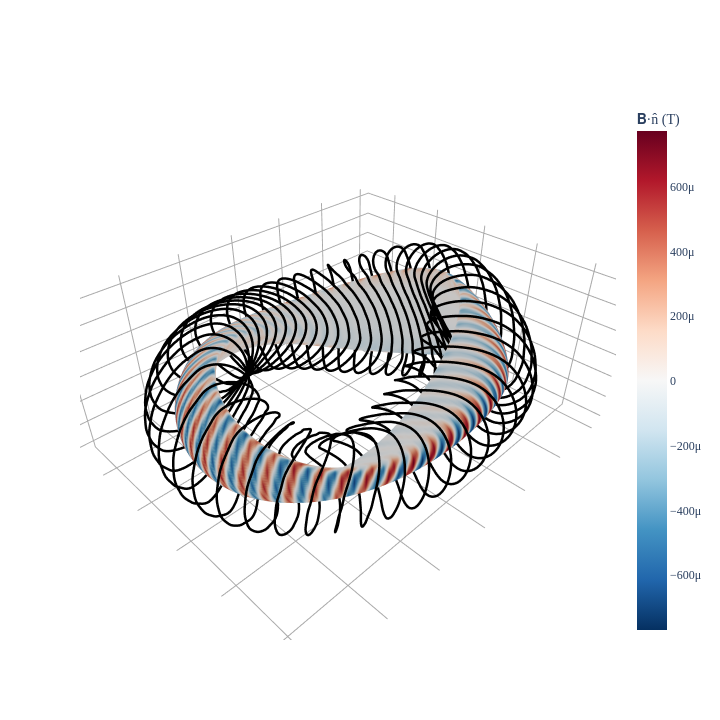

Notebook source saved alongside this figure:
### Markdown cell above
# Modular coil figure

### Code cell
field = field_modular
coils_modular = field.to_CoilSet(24, step=2)

from desc.plotting import *

figsize = (10, 10)
fig = plot_3d(
    eq.surface,
    "B*n",
    field=coils_modular,
    figsize=figsize,
    zeroline=False,
    showgrid=False,
)
fig = plot_coils(coils_modular, fig=fig, figsize=figsize)
fig.update_layout(
    scene=dict(
        xaxis=dict(showticklabels=False),
        yaxis=dict(showticklabels=False),
        zaxis=dict(showticklabels=False),
        xaxis_title=" ",
        yaxis_title=" ",
        zaxis_title=" ",
    ),
)
fig.show()
if save_stuff:
    fig.write_image("figures/modular_coils.png")

### Figure 1 — Plotly figure (JSON) as saved in the notebook; plotly's stock layout.template omitted (floating-point values rounded to 4 significant figures; data arrays with more than 128 entries replaced by an {"elided": "..."} marker saying what was removed)
{"data": [{"colorbar": {"title": {"text": "𝐁·n̂ (T)"}}, "colorscale": [[0, "rgb(5,48,97)"], [0.1, "rgb(33,102,172)"], [0.2, "rgb(67,147,195)"], [0.3, "rgb(146,197,222)"], [0.4, "rgb(209,229,240)"], [0.5, "rgb(247,247,247)"], [0.6, "rgb(253,219,199)"], [0.7, "rgb(244,165,130)"], [0.8, "rgb(214,96,77)"], [0.9, "rgb(178,24,43)"], [1, "rgb(103,0,31)"]], "flatshading": true, "i": {"elided": "40200 int values"}, "intensity": {"elided": "20301 float values"}, "j": {"elided": "40200 int values"}, "k": {"elided": "40200 int values"}, "name": "𝐁·n̂ (T)", "opacity": 1, "showscale": true, "type": "mesh3d", "x": {"elided": "20301 float values"}, "y": {"elided": "20301 float values"}, "z": {"elided": "20301 float values"}}, {"hovertext": "Current = -115004.21426901803 (A)", "line": {"color": "black", "dash": "solid", "width": 5}, "marker": {"opacity": 0, "size": 0}, "name": "CoilSet[0]", "showlegend": false, "type": "scatter3d", "x": {"elided": "801 float values"}, "y": {"elided": "801 float values"}, "z": {"elided": "801 float values"}}, {"hovertext": "Current = -115004.21426901803 (A)", "line": {"color": "black", "dash": "solid", "width": 5}, "marker": {"opacity": 0, "size": 0}, "name": "CoilSet[1]", "showlegend": false, "type": "scatter3d", "x": {"elided": "801 float values"}, "y": {"elided": "801 float values"}, "z": {"elided": "801 float values"}}, {"hovertext": "Current = -115004.21426901803 (A)", "line": {"color": "black", "dash": "solid", "width": 5}, "marker": {"opacity": 0, "size": 0}, "name": "CoilSet[2]", "showlegend": false, "type": "scatter3d", "x": {"elided": "801 float values"}, "y": {"elided": "801 float values"}, "z": {"elided": "801 float values"}}, {"hovertext": "Current = -115004.21426901803 (A)", "line": {"color": "black", "dash": "solid", "width": 5}, "marker": {"opacity": 0, "size": 0}, "name": "CoilSet[3]", "showlegend": false, "type": "scatter3d", "x": {"elided": "801 float values"}, "y": {"elided": "801 float values"}, "z": {"elided": "801 float values"}}, {"hovertext": "Current = -115004.21426901803 (A)", "line": {"color": "black", "dash": "solid", "width": 5}, "marker": {"opacity": 0, "size": 0}, "name": "CoilSet[4]", "showlegend": false, "type": "scatter3d", "x": {"elided": "801 float values"}, "y": {"elided": "801 float values"}, "z": {"elided": "801 float values"}}, {"hovertext": "Current = -115004.21426901803 (A)", "line": {"color": "black", "dash": "solid", "width": 5}, "marker": {"opacity": 0, "size": 0}, "name": "CoilSet[5]", "showlegend": false, "type": "scatter3d", "x": {"elided": "801 float values"}, "y": {"elided": "801 float values"}, "z": {"elided": "801 float values"}}, {"hovertext": "Current = -115004.21426901803 (A)", "line": {"color": "black", "dash": "solid", "width": 5}, "marker": {"opacity": 0, "size": 0}, "name": "CoilSet[6]", "showlegend": false, "type": "scatter3d", "x": {"elided": "801 float values"}, "y": {"elided": "801 float values"}, "z": {"elided": "801 float values"}}, {"hovertext": "Current = -115004.21426901803 (A)", "line": {"color": "black", "dash": "solid", "width": 5}, "marker": {"opacity": 0, "size": 0}, "name": "CoilSet[7]", "showlegend": false, "type": "scatter3d", "x": {"elided": "801 float values"}, "y": {"elided": "801 float values"}, "z": {"elided": "801 float values"}}, {"hovertext": "Current = -115004.21426901803 (A)", "line": {"color": "black", "dash": "solid", "width": 5}, "marker": {"opacity": 0, "size": 0}, "name": "CoilSet[8]", "showlegend": false, "type": "scatter3d", "x": {"elided": "801 float values"}, "y": {"elided": "801 float values"}, "z": {"elided": "801 float values"}}, {"hovertext": "Current = -115004.21426901803 (A)", "line": {"color": "black", "dash": "solid", "width": 5}, "marker": {"opacity": 0, "size": 0}, "name": "CoilSet[9]", "showlegend": false, "type": "scatter3d", "x": {"elided": "801 float values"}, "y": {"elided": "801 float values"}, "z": {"elided": "801 float values"}}, {"hovertext": "Current = -115004.21426901803 (A)", "line": {"color": "black", "dash": "solid", "width": 5}, "marker": {"opacity": 0, "size": 0}, "name": "CoilSet[10]", "showlegend": false, "type": "scatter3d", "x": {"elided": "801 float values"}, "y": {"elided": "801 float values"}, "z": {"elided": "801 float values"}}, {"hovertext": "Current = -115004.21426901803 (A)", "line": {"color": "black", "dash": "solid", "width": 5}, "marker": {"opacity": 0, "size": 0}, "name": "CoilSet[11]", "showlegend": false, "type": "scatter3d", "x": {"elided": "801 float values"}, "y": {"elided": "801 float values"}, "z": {"elided": "801 float values"}}, {"hovertext": "Current = -115004.21426901803 (A)", "line": {"color": "black", "dash": "solid", "width": 5}, "marker": {"opacity": 0, "size": 0}, "name": "CoilSet[12]", "showlegend": false, "type": "scatter3d", "x": {"elided": "801 float values"}, "y": {"elided": "801 float values"}, "z": {"elided": "801 float values"}}, {"hovertext": "Current = -115004.21426901803 (A)", "line": {"color": "black", "dash": "solid", "width": 5}, "marker": {"opacity": 0, "size": 0}, "name": "CoilSet[13]", "showlegend": false, "type": "scatter3d", "x": {"elided": "801 float values"}, "y": {"elided": "801 float values"}, "z": {"elided": "801 float values"}}, {"hovertext": "Current = -115004.21426901803 (A)", "line": {"color": "black", "dash": "solid", "width": 5}, "marker": {"opacity": 0, "size": 0}, "name": "CoilSet[14]", "showlegend": false, "type": "scatter3d", "x": {"elided": "801 float values"}, "y": {"elided": "801 float values"}, "z": {"elided": "801 float values"}}, {"hovertext": "Current = -115004.21426901803 (A)", "line": {"color": "black", "dash": "solid", "width": 5}, "marker": {"opacity": 0, "size": 0}, "name": "CoilSet[15]", "showlegend": false, "type": "scatter3d", "x": {"elided": "801 float values"}, "y": {"elided": "801 float values"}, "z": {"elided": "801 float values"}}, {"hovertext": "Current = -115004.21426901803 (A)", "line": {"color": "black", "dash": "solid", "width": 5}, "marker": {"opacity": 0, "size": 0}, "name": "CoilSet[16]", "showlegend": false, "type": "scatter3d", "x": {"elided": "801 float values"}, "y": {"elided": "801 float values"}, "z": {"elided": "801 float values"}}, {"hovertext": "Current = -115004.21426901803 (A)", "line": {"color": "black", "dash": "solid", "width": 5}, "marker": {"opacity": 0, "size": 0}, "name": "CoilSet[17]", "showlegend": false, "type": "scatter3d", "x": {"elided": "801 float values"}, "y": {"elided": "801 float values"}, "z": {"elided": "801 float values"}}, {"hovertext": "Current = -115004.21426901803 (A)", "line": {"color": "black", "dash": "solid", "width": 5}, "marker": {"opacity": 0, "size": 0}, "name": "CoilSet[18]", "showlegend": false, "type": "scatter3d", "x": {"elided": "801 float values"}, "y": {"elided": "801 float values"}, "z": {"elided": "801 float values"}}, {"hovertext": "Current = -115004.21426901803 (A)", "line": {"color": "black", "dash": "solid", "width": 5}, "marker": {"opacity": 0, "size": 0}, "name": "CoilSet[19]", "showlegend": false, "type": "scatter3d", "x": {"elided": "801 float values"}, "y": {"elided": "801 float values"}, "z": {"elided": "801 float values"}}, {"hovertext": "Current = -115004.21426901803 (A)", "line": {"color": "black", "dash": "solid", "width": 5}, "marker": {"opacity": 0, "size": 0}, "name": "CoilSet[20]", "showlegend": false, "type": "scatter3d", "x": {"elided": "801 float values"}, "y": {"elided": "801 float values"}, "z": {"elided": "801 float values"}}, {"hovertext": "Current = -115004.21426901803 (A)", "line": {"color": "black", "dash": "solid", "width": 5}, "marker": {"opacity": 0, "size": 0}, "name": "CoilSet[21]", "showlegend": false, "type": "scatter3d", "x": {"elided": "801 float values"}, "y": {"elided": "801 float values"}, "z": {"elided": "801 float values"}}, {"hovertext": "Current = -115004.21426901803 (A)", "line": {"color": "black", "dash": "solid", "width": 5}, "marker": {"opacity": 0, "size": 0}, "name": "CoilSet[22]", "showlegend": false, "type": "scatter3d", "x": {"elided": "801 float values"}, "y": {"elided": "801 float values"}, "z": {"elided": "801 float values"}}, {"hovertext": "Current = -115004.21426901803 (A)", "line": {"color": "black", "dash": "solid", "width": 5}, "marker": {"opacity": 0, "size": 0}, "name": "CoilSet[23]", "showlegend": false, "type": "scatter3d", "x": {"elided": "801 float values"}, "y": {"elided": "801 float values"}, "z": {"elided": "801 float values"}}, {"hovertext": "Current = -115004.21426901803 (A)", "line": {"color": "black", "dash": "solid", "width": 5}, "marker": {"opacity": 0, "size": 0}, "name": "CoilSet[24]", "showlegend": false, "type": "scatter3d", "x": {"elided": "801 float values"}, "y": {"elided": "801 float values"}, "z": {"elided": "801 float values"}}, {"hovertext": "Current = -115004.21426901803 (A)", "line": {"color": "black", "dash": "solid", "width": 5}, "marker": {"opacity": 0, "size": 0}, "name": "CoilSet[25]", "showlegend": false, "type": "scatter3d", "x": {"elided": "801 float values"}, "y": {"elided": "801 float values"}, "z": {"elided": "801 float values"}}, {"hovertext": "Current = -115004.21426901803 (A)", "line": {"color": "black", "dash": "solid", "width": 5}, "marker": {"opacity": 0, "size": 0}, "name": "CoilSet[26]", "showlegend": false, "type": "scatter3d", "x": {"elided": "801 float values"}, "y": {"elided": "801 float values"}, "z": {"elided": "801 float values"}}, {"hovertext": "Current = -115004.21426901803 (A)", "line": {"color": "black", "dash": "solid", "width": 5}, "marker": {"opacity": 0, "size": 0}, "name": "CoilSet[27]", "showlegend": false, "type": "scatter3d", "x": {"elided": "801 float values"}, "y": {"elided": "801 float values"}, "z": {"elided": "801 float values"}}, {"hovertext": "Current = -115004.21426901803 (A)", "line": {"color": "black", "dash": "solid", "width": 5}, "marker": {"opacity": 0, "size": 0}, "name": "CoilSet[28]", "showlegend": false, "type": "scatter3d", "x": {"elided": "801 float values"}, "y": {"elided": "801 float values"}, "z": {"elided": "801 float values"}}, {"hovertext": "Current = -115004.21426901803 (A)", "line": {"color": "black", "dash": "solid", "width": 5}, "marker": {"opacity": 0, "size": 0}, "name": "CoilSet[29]", "showlegend": false, "type": "scatter3d", "x": {"elided": "801 float values"}, "y": {"elided": "801 float values"}, "z": {"elided": "801 float values"}}, {"hovertext": "Current = -115004.21426901803 (A)", "line": {"color": "black", "dash": "solid", "width": 5}, "marker": {"opacity": 0, "size": 0}, "name": "CoilSet[30]", "showlegend": false, "type": "scatter3d", "x": {"elided": "801 float values"}, "y": {"elided": "801 float values"}, "z": {"elided": "801 float values"}}, {"hovertext": "Current = -115004.21426901803 (A)", "line": {"color": "black", "dash": "solid", "width": 5}, "marker": {"opacity": 0, "size": 0}, "name": "CoilSet[31]", "showlegend": false, "type": "scatter3d", "x": {"elided": "801 float values"}, "y": {"elided": "801 float values"}, "z": {"elided": "801 float values"}}, {"hovertext": "Current = -115004.21426901803 (A)", "line": {"color": "black", "dash": "solid", "width": 5}, "marker": {"opacity": 0, "size": 0}, "name": "CoilSet[32]", "showlegend": false, "type": "scatter3d", "x": {"elided": "801 float values"}, "y": {"elided": "801 float values"}, "z": {"elided": "801 float values"}}, {"hovertext": "Current = -115004.21426901803 (A)", "line": {"color": "black", "dash": "solid", "width": 5}, "marker": {"opacity": 0, "size": 0}, "name": "CoilSet[33]", "showlegend": false, "type": "scatter3d", "x": {"elided": "801 float values"}, "y": {"elided": "801 float values"}, "z": {"elided": "801 float values"}}, {"hovertext": "Current = -115004.21426901803 (A)", "line": {"color": "black", "dash": "solid", "width": 5}, "marker": {"opacity": 0, "size": 0}, "name": "CoilSet[34]", "showlegend": false, "type": "scatter3d", "x": {"elided": "801 float values"}, "y": {"elided": "801 float values"}, "z": {"elided": "801 float values"}}, {"hovertext": "Current = -115004.21426901803 (A)", "line": {"color": "black", "dash": "solid", "width": 5}, "marker": {"opacity": 0, "size": 0}, "name": "CoilSet[35]", "showlegend": false, "type": "scatter3d", "x": {"elided": "801 float values"}, "y": {"elided": "801 float values"}, "z": {"elided": "801 float values"}}, {"hovertext": "Current = -115004.21426901803 (A)", "line": {"color": "black", "dash": "solid", "width": 5}, "marker": {"opacity": 0, "size": 0}, "name": "CoilSet[36]", "showlegend": false, "type": "scatter3d", "x": {"elided": "801 float values"}, "y": {"elided": "801 float values"}, "z": {"elided": "801 float values"}}, {"hovertext": "Current = -115004.21426901803 (A)", "line": {"color": "black", "dash": "solid", "width": 5}, "marker": {"opacity": 0, "size": 0}, "name": "CoilSet[37]", "showlegend": false, "type": "scatter3d", "x": {"elided": "801 float values"}, "y": {"elided": "801 float values"}, "z": {"elided": "801 float values"}}, {"hovertext": "Current = -115004.21426901803 (A)", "line": {"color": "black", "dash": "solid", "width": 5}, "marker": {"opacity": 0, "size": 0}, "name": "CoilSet[38]", "showlegend": false, "type": "scatter3d", "x": {"elided": "801 float values"}, "y": {"elided": "801 float values"}, "z": {"elided": "801 float values"}}, {"hovertext": "Current = -115004.21426901803 (A)", "line": {"color": "black", "dash": "solid", "width": 5}, "marker": {"opacity": 0, "size": 0}, "name": "CoilSet[39]", "showlegend": false, "type": "scatter3d", "x": {"elided": "801 float values"}, "y": {"elided": "801 float values"}, "z": {"elided": "801 float values"}}, {"hovertext": "Current = -115004.21426901803 (A)", "line": {"color": "black", "dash": "solid", "width": 5}, "marker": {"opacity": 0, "size": 0}, "name": "CoilSet[40]", "showlegend": false, "type": "scatter3d", "x": {"elided": "801 float values"}, "y": {"elided": "801 float values"}, "z": {"elided": "801 float values"}}, {"hovertext": "Current = -115004.21426901803 (A)", "line": {"color": "black", "dash": "solid", "width": 5}, "marker": {"opacity": 0, "size": 0}, "name": "CoilSet[41]", "showlegend": false, "type": "scatter3d", "x": {"elided": "801 float values"}, "y": {"elided": "801 float values"}, "z": {"elided": "801 float values"}}, {"hovertext": "Current = -115004.21426901803 (A)", "line": {"color": "black", "dash": "solid", "width": 5}, "marker": {"opacity": 0, "size": 0}, "name": "CoilSet[42]", "showlegend": false, "type": "scatter3d", "x": {"elided": "801 float values"}, "y": {"elided": "801 float values"}, "z": {"elided": "801 float values"}}, {"hovertext": "Current = -115004.21426901803 (A)", "line": {"color": "black", "dash": "solid", "width": 5}, "marker": {"opacity": 0, "size": 0}, "name": "CoilSet[43]", "showlegend": false, "type": "scatter3d", "x": {"elided": "801 float values"}, "y": {"elided": "801 float values"}, "z": {"elided": "801 float values"}}, {"hovertext": "Current = -115004.21426901803 (A)", "line": {"color": "black", "dash": "solid", "width": 5}, "marker": {"opacity": 0, "size": 0}, "name": "CoilSet[44]", "showlegend": false, "type": "scatter3d", "x": {"elided": "801 float values"}, "y": {"elided": "801 float values"}, "z": {"elided": "801 float values"}}, {"hovertext": "Current = -115004.21426901803 (A)", "line": {"color": "black", "dash": "solid", "width": 5}, "marker": {"opacity": 0, "size": 0}, "name": "CoilSet[45]", "showlegend": false, "type": "scatter3d", "x": {"elided": "801 float values"}, "y": {"elided": "801 float values"}, "z": {"elided": "801 float values"}}, {"hovertext": "Current = -115004.21426901803 (A)", "line": {"color": "black", "dash": "solid", "width": 5}, "marker": {"opacity": 0, "size": 0}, "name": "CoilSet[46]", "showlegend": false, "type": "scatter3d", "x": {"elided": "801 float values"}, "y": {"elided": "801 float values"}, "z": {"elided": "801 float values"}}, {"hovertext": "Current = -115004.21426901803 (A)", "line": {"color": "black", "dash": "solid", "width": 5}, "marker": {"opacity": 0, "size": 0}, "name": "CoilSet[47]", "showlegend": false, "type": "scatter3d", "x": {"elided": "801 float values"}, "y": {"elided": "801 float values"}, "z": {"elided": "801 float values"}}], "layout": {"font": {"family": "Times"}, "height": 720.5, "scene": {"aspectmode": "data", "xaxis": {"backgroundcolor": "white", "gridcolor": "darkgrey", "showbackground": false, "showgrid": true, "showticklabels": false, "title": {"text": " "}, "zeroline": true, "zerolinecolor": "darkgrey"}, "yaxis": {"backgroundcolor": "white", "gridcolor": "darkgrey", "showbackground": false, "showgrid": true, "showticklabels": false, "title": {"text": " "}, "zeroline": true, "zerolinecolor": "darkgrey"}, "zaxis": {"backgroundcolor": "white", "gridcolor": "darkgrey", "showbackground": false, "showgrid": true, "showticklabels": false, "title": {"text": " "}, "zeroline": true, "zerolinecolor": "darkgrey"}}, "title": {"text": "", "x": 0.5, "xanchor": "center", "y": 0.9, "yanchor": "top"}, "width": 720.5}}
